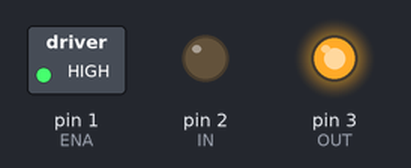
Bench run of a sketch on a simulated Arduino Uno, built with avr-gcc and run on an emulated ATmega328P. Parts: switched loads named in the sketch (green lamp = pin HIGH), output pins drawn as LEDs (lit = HIGH).

Above: at 0.1 s.
Timing chart, 0 to 1.6 s (numbered marks = the images above):
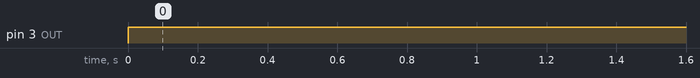

The sketch:

motorcontrol.ino
```cpp
/*
    C MOTOR CONTROL CODE
    Created by Luke Edgecombe (2450027)
    Syntax derived from the arduiniogetstarted.com site

    Code can be utilised in order to understand the cycle limits
    with construction

*/

// init motor control pins from the shield

// speed determinant
const int ENA = 1;

// actuation control pins
const int IN = 2;
const int OUT = 3;

void setup() {

// Init the previously declared pins into a certain type
  pinMode(ENA, OUTPUT);
  pinMode(IN, OUTPUT);
  pinMode(OUT, OUTPUT);

// set speed
digitalWrite(ENA, HIGH);

}

void loop() {
// basic test loops loops for 200 iterations
  for(int i = 0; i<=200; i++){
// extend motor

  digitalWrite(IN, LOW);
  digitalWrite(OUT, HIGH);

// pause at the top
  delay(20000);

// retract
  digitalWrite(IN, LOW);
  digitalWrite(OUT, HIGH);

//wait
  delay(20000);

  }
}
```

Measured:
- by itself, pin 3 (OUT): LOW → HIGH at 0.00 s
